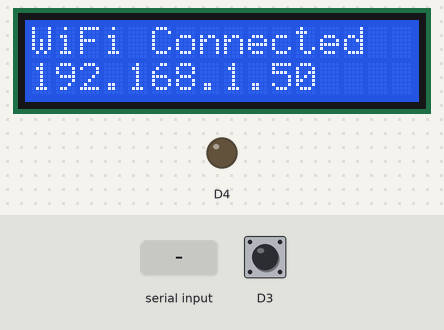
Bench run of a sketch on a simulated ESP8266 (NodeMCU). On the bench: 16×2 character LCD, output pins drawn as LEDs (lit = HIGH). Dashed ring = blinking. The inputs (shaded band) are chosen by the test bench; at power-on: D3 HIGH. WiFi joins after 1.5 s; servers stay silent unless stated; the modem accepts every AT command (registered, SIM ready, sends succeed) and sends nothing else; what the sketch prints to the serial monitor is not drawn.

Above: at 2.2 s.
At 4.3 s:
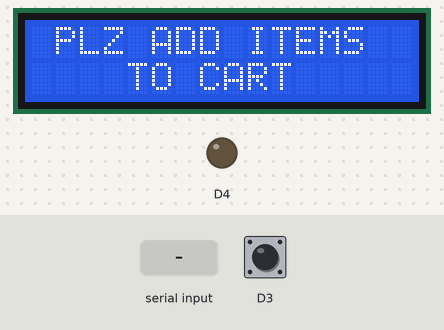
4.4 s: "1F00500B4501" received over Serial
At 5.6 s:
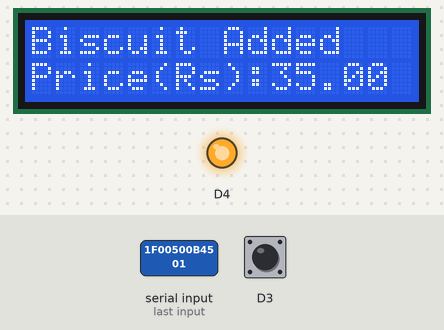
7.4 s: "54006DD99575" received over Serial
10.4 s: "1F004D159ED9" received over Serial
13.4 s: "1F004D5F2C21" received over Serial
At 16.2 s:
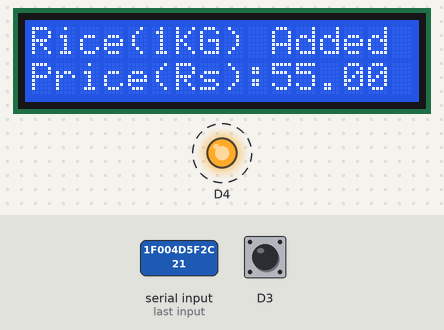
16.4 s: "1F004D542F29" received over Serial
At 18.8 s:
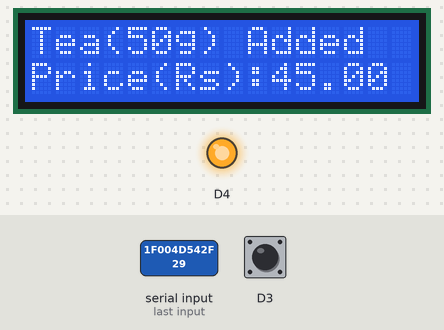
Timing chart, 0 to 20.4 s (numbered marks = the images above; inputs shaded):
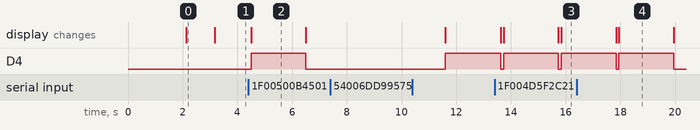

The sketch:

fix.ino
```cpp
#include <ESP8266WiFi.h>
#include <WiFiClient.h>
#include <ESP8266WebServer.h>
#include <LiquidCrystal_I2C.h>
#include <Wire.h>
#include <SoftwareSerial.h>

LiquidCrystal_I2C lcd(0x27, 16, 2);
SoftwareSerial SIM900(D6, D5); // RX, TX

const char* ssid = "SMART CART"; // Replace with your network SSID
const char* password = "smart@cart123";         // Replace with your network password

ESP8266WebServer server(80);

String page = "";
char input[12];
int count = 0;

int a;
int p1 = 0, p2 = 0, p3 = 0, p4 = 0;
int c1 = 0, c2 = 0, c3 = 0, c4 = 0;
int stock[4] = {5, 5, 5, 5}; // Initial stock levels for each product

double total = 0;
int count_prod = 0;

const String shopkeeperNumber = "+918905749182"; // Shopkeeper's phone number
const String customerNumber = "+916377474438";   // Customer's phone number

void setup() {
  pinMode(D3, INPUT_PULLUP);
  pinMode(D4, OUTPUT);

  Serial.begin(9600);  // Initialize hardware serial
  SIM900.begin(9600);  // Initialize software serial for GSM module
  WiFi.begin(ssid, password);
  Wire.begin(D2, D1);
  lcd.begin();
  lcd.backlight();
  lcd.setCursor(0, 0);
  lcd.print("   WELCOME TO       ");
  lcd.setCursor(0, 1);
  lcd.print("   SMART CART       ");

  delay(2000);

  lcd.clear();

  while (WiFi.status() != WL_CONNECTED) {
    delay(500);
    lcd.setCursor(0, 0);
    lcd.print("WiFi Connecting...  ");
  }
  Serial.print(WiFi.localIP());
  lcd.setCursor(0, 0);
  lcd.print("WiFi Connected");
  lcd.setCursor(0, 1);
  lcd.print(WiFi.localIP());
  delay(1000);

  lcd.setCursor(0, 0);
  lcd.print(" PLZ ADD ITEMS     ");
  lcd.setCursor(0, 1);
  lcd.print("    TO CART          ");

  server.on("/", []() {
    page = "<html><head><title>E Cart using IoT</title>";
    page += "<script>function payNow() { location.reload(); }</script>";
    page += "</head><style type=\"text/css\">";
    page += "table{border-collapse: collapse;}th {background-color:  #3498db ;color: white;}table,td {border: 4px solid black;font-size: x-large;";
    page += "text-align:center;border-style: groove;border-color: rgb(255,0,0);}</style><body><center>";
    page += "<h1>Smart Shopping Cart using IoT</h1><br><br><table style=\"width: 1200px;height: 450px;\"><tr>";
    page += "<th>ITEMS</th><th>QUANTITY</th><th>COST</th></tr><tr><td>Biscuit</td><td>" + String(p1) + "</td><td>" + String(c1) + "</td></tr>";
    page += "<tr><td>Soap</td><td>" + String(p2) + "</td><td>" + String(c2) + "</td></tr><tr><td>Rice(1KG)</td><td>" + String(p3) + "</td><td>" + String(c3) + "</td>";
    page += "</tr><tr><td>Tea(50g)</td><td>" + String(p4) + "</td><td>" + String(c4) + "</td></tr><tr><th>Grand Total</th><th>" + String(count_prod) + "</th><th>" + String(total) + "</th>";
    page += "</tr></table><br><button onclick=\"payNow()\" style=\"width: 200px;height: 50px\">Pay Now</button></center></body></html>";

    server.send(200, "text/html", page);
  });

  server.begin();
}

void sendSMS(String number, String message) {
  SIM900.print("AT+CMGF=1\r");                     // AT command to send SMS message
  delay(1000);
  SIM900.print("AT + CMGS = \"");
  SIM900.print(number);
  SIM900.println("\""); // recipient's mobile number, in international format

  delay(1000);
  SIM900.println(message);                         // message to send
  delay(1000);
  SIM900.println((char)26);                        // End AT command with a ^Z, ASCII code 26
  delay(1000);
  SIM900.println();
  delay(100);                                     // give module time to send SMS
}

void loop() {
  int a = digitalRead(D3);
  if (Serial.available()) {
    count = 0;
    while (Serial.available() && count < 12) {
      input[count] = Serial.read();
      count++;
      delay(5);
    }
    if (count == 12) {
      if ((strncmp(input, "1F00500B4501", 12) == 0) && (a == 1) && stock[0] > 0) {
        lcd.setCursor(0, 0);
        lcd.print("Biscuit Added       ");
        lcd.setCursor(0, 1);
        lcd.print("Price(Rs):35.00      ");
        p1++;
        digitalWrite(D4, HIGH);
        delay(2000);
        total = total + 35.00;
        count_prod++;
        stock[0]--;
        digitalWrite(D4, LOW);
        lcd.clear();
      } else if ((strncmp(input, "1F00500B4501", 12) == 0) && (a == 1) && stock[0] == 0) {
        sendSMS(shopkeeperNumber, "Biscuit is out of stock!"); // Send SMS if the product is out of stock
        lcd.clear();
        lcd.setCursor(0, 0);
        lcd.print("  Product Out  ");
        lcd.setCursor(0, 1);
        lcd.print("   Of Stock  ");
        delay(2000);
        lcd.clear();
      } else if ((strncmp(input, "1F004D159ED9", 12) == 0) && (a == 1) && stock[1] > 0) {
        lcd.setCursor(0, 0);
        lcd.print("Soap Added          ");
        lcd.setCursor(0, 1);
        lcd.print("Price(Rs):38.00         ");
        total = total + 38.00;
        digitalWrite(D4, HIGH);
        delay(2000);
        p2++;
        count_prod++;
        stock[1]--;
        digitalWrite(D4, LOW);
        lcd.clear();
      } else if ((strncmp(input, "1F004D159ED9", 12) == 0) && (a == 1) && stock[1] == 0) {
        sendSMS(shopkeeperNumber, "Soap is out of stock!"); // Send SMS if the product is out of stock
        lcd.clear();
        lcd.setCursor(0, 0);
        lcd.print("  Product Out  ");
        lcd.setCursor(0, 1);
        lcd.print("   Of Stock  ");
        delay(2000);
        lcd.clear();
      } else if ((strncmp(input, "1F004D5F2C21", 12) == 0) && (a == 1) && stock[2] > 0) {
        lcd.setCursor(0, 0);
        lcd.print("Rice(1KG) Added       ");
        lcd.setCursor(0, 1);
        lcd.print("Price(Rs):55.00      ");
        total = total + 55.00;
        digitalWrite(D4, HIGH);
        delay(2000);
        count_prod++;
        p3++;
        stock[2]--;
        lcd.clear();
        digitalWrite(D4, LOW);
      } else if ((strncmp(input, "1F004D5F2C21", 12) == 0) && (a == 1) && stock[2] == 0) {
        sendSMS(shopkeeperNumber, "Rice(1KG) is out of stock!"); // Send SMS if the product is out of stock
        lcd.clear();
        lcd.setCursor(0, 0);
        lcd.print("  Product Out  ");
        lcd.setCursor(0, 1);
        lcd.print("   Of Stock  ");
        delay(2000);
        lcd.clear();
      } else if ((strncmp(input, "1F004D542F29", 12) == 0) && (a == 1) && stock[3] > 0) {
        lcd.setCursor(0, 0);
        lcd.print("Tea(50g) Added            ");
        lcd.setCursor(0, 1);
        lcd.print("Price(Rs):45.00        ");
        total = total + 45.00;
        count_prod++;
        digitalWrite(D4, HIGH);
        p4++;
        delay(2000);
        stock[3]--;
        lcd.clear();
        digitalWrite(D4, LOW);
      } else if ((strncmp(input, "1F004D542F29", 12) == 0) && (a == 1) && stock[3] == 0) {
        sendSMS(shopkeeperNumber, "Tea(50g) is out of stock!"); // Send SMS if the product is out of stock
        lcd.clear();
        lcd.setCursor(0, 0);
        lcd.print("  Product Out  ");
        lcd.setCursor(0, 1);
        lcd.print("   Of Stock  ");
        delay(2000);
        lcd.clear();
      } else if (strncmp(input, "54006DD99575", 12) == 0) {
        sendSMS(customerNumber, "Total bill: " + String(total)); // Send total bill to customer
        lcd.clear();
        lcd.setCursor(0, 0);
        lcd.print("Total Prod:");
        lcd.setCursor(11, 0);
        lcd.print(count_prod);
        lcd.setCursor(0, 1);
        lcd.print("Price:");
        lcd.setCursor(6, 1);
        lcd.print(total);

        digitalWrite(D4, HIGH);
        delay(2000);

        lcd.clear();
        digitalWrite(D5, LOW);
        lcd.setCursor(0, 0);
        lcd.print("   Thank you        ");
        lcd.setCursor(0, 1);
        lcd.print("  for Shopping        ");
        digitalWrite(D4, LOW);
        total = 0; // Reset total
        count_prod = 0; // Reset count of products
      }
    }
    c1 = p1 * 35.00;
    c2 = p2 * 38.00;
    c3 = p3 * 55.00;
    c4 = p4 * 45.00;
  }
  server.handleClient();
}
```

Measured:
- after the input at 4.4 s, D4: LOW → HIGH after 0.10 s, → LOW 2.0 s later; the display: changes after 0.10 s (image 2)
- after the input at 7.4 s, every drawn part: stays the same
- after the input at 13.4 s, the display: first differs from a run without the input after 2.4 s (image 3)
- after the input at 16.4 s, the display: first differs from a run without the input after 1.6 s (image 4)
- what the display in image 0 shows lasts 1.1 s, from 2.1 s to 3.2 s
- what the display in image 2 shows lasts 2.0 s, from 4.5 s to 6.5 s
